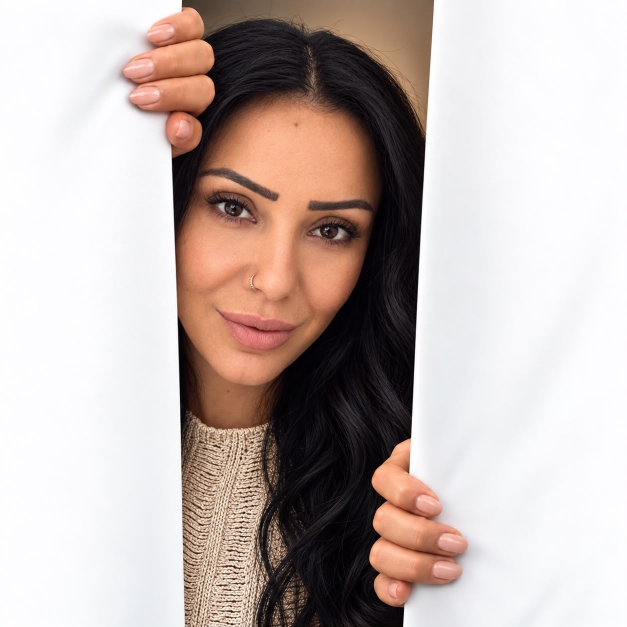
#> input picture poster/portrait-original.jpg, 1254 x 1254 px (shown at 1/2 size)
$ python soften-jaw.py portrait-original.jpg portrait.jpg
#> lines starting #> are read from the running program, lines starting #| are printed output that depends on the picture
"""Rounds the jawline: fills out the straight chin-to-jaw diagonal into a soft curve
and lifts the chin tip, so the lower face loses its V/pointed look.
Usage: python3 soften-jaw.py portrait-original.jpg portrait.jpg"""
import sys, numpy as np
from PIL import Image

src, dst = sys.argv[1], sys.argv[2]
a = np.asarray(Image.open(src).convert('RGB')).astype(np.float32)
H, W, _ = a.shape
#> H = 1254; W = 1254
yy, xx = np.mgrid[0:H, 0:W].astype(np.float32)
sx, sy = xx.copy(), yy.copy()

# (x, y, radius, dx, dy): content near (x, y) is moved by (dx, dy) with a smooth falloff.
moves = [
    (628, 690, 70, 9, 8),     # fill out the middle of the jaw diagonal (convex curve)
    (595, 725, 60, 7, 7),
    (655, 650, 55, 5, 4),
    (520, 768, 60, 0, -9),    # lift and broaden the chin tip
    (555, 752, 50, 3, -4),
]
for px, py, r, dx, dy in moves:
    w = np.exp(-((xx - px) ** 2 + (yy - py) ** 2) / (2 * (r / 1.5) ** 2))
    sx -= dx * w
    sy -= dy * w
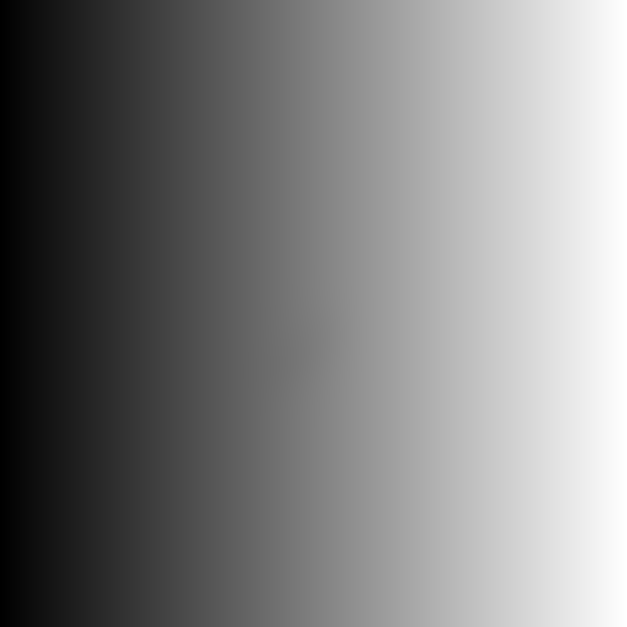
#> sx: shape (1254, 1254) float32 (shown at 1/2 size); min -4.27e-39, max 1253, mean 626.3; drawn with min black and max white
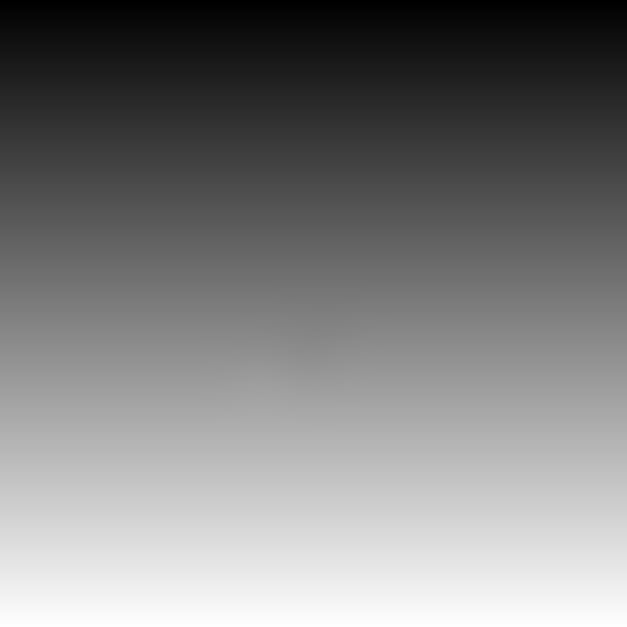
#> sy: shape (1254, 1254) float32 (shown at 1/2 size); min 0, max 1253, mean 626.4; drawn with min black and max white

def sample(img, x, y):
    x = np.clip(x, 0, W - 1.001); y = np.clip(y, 0, H - 1.001)
    x0 = x.astype(int); y0 = y.astype(int)
#> after `y0 = y.astype(int)`:
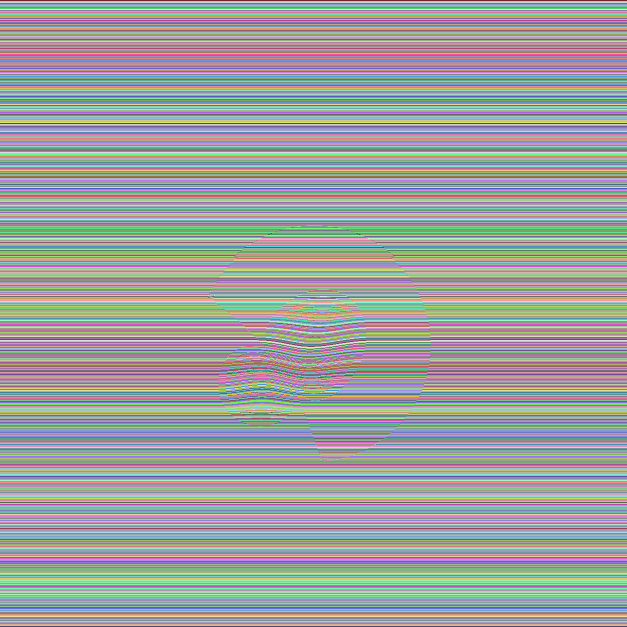
#> y0: shape (1254, 1254) int64 (shown at 1/2 size); 1253 distinct labels, from 0 to 1252; one colour per label, 0 black
    fx = (x - x0)[..., None]; fy = (y - y0)[..., None]
#> after `fx = (x - x0)[..., None]`:
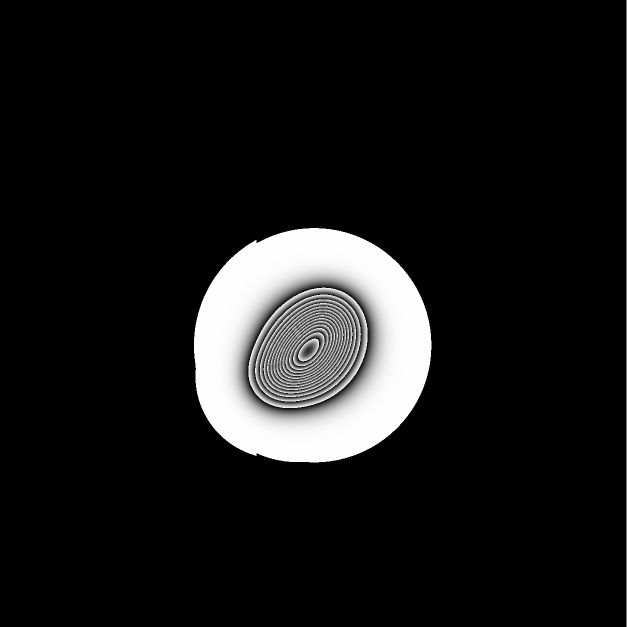
#> fx: shape (1254, 1254, 1) float64 (shown at 1/2 size); min 0, max 1, mean 0.0932
#> after `fy = (y - y0)[..., None]`:
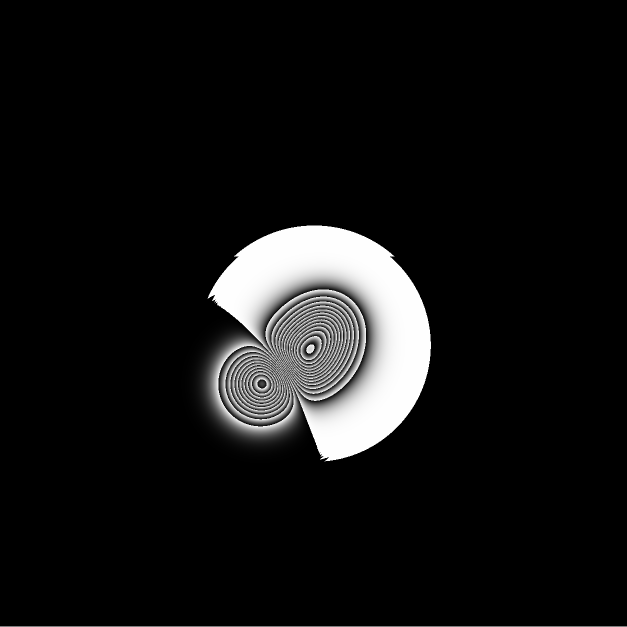
#> fy: shape (1254, 1254, 1) float64 (shown at 1/2 size); min 0, max 1, mean 0.0772
    return (img[y0, x0] * (1 - fx) * (1 - fy) + img[y0, x0 + 1] * fx * (1 - fy)
            + img[y0 + 1, x0] * (1 - fx) * fy + img[y0 + 1, x0 + 1] * fx * fy)

Image.fromarray(np.clip(sample(a, sx, sy), 0, 255).astype(np.uint8)).save(dst, quality=95)
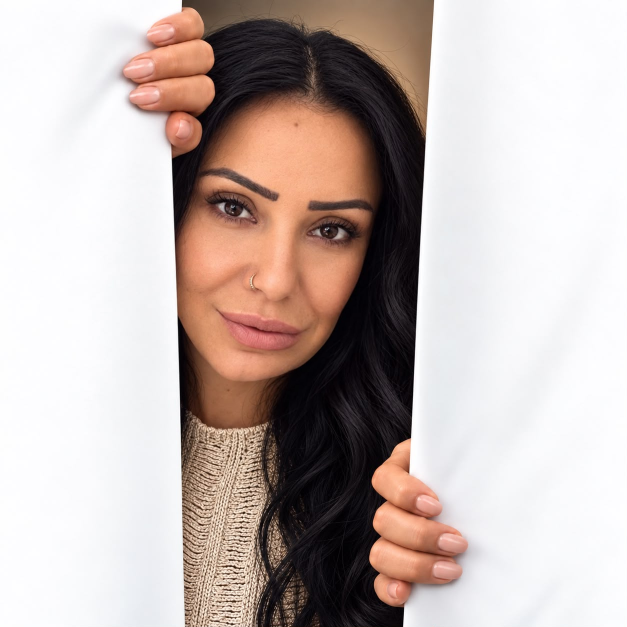
#> saved as portrait.jpg: PIL image 1254x1254 RGB (shown at 1/2 size); mean R, G, B 194.9, 181.5, 177.1
